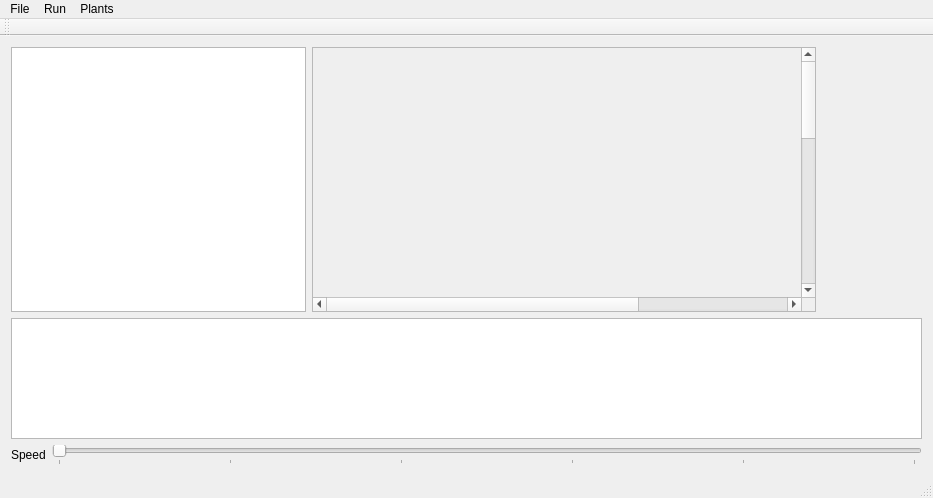
<?xml version="1.0" encoding="UTF-8"?>
<ui version="4.0">
 <class>MainWindow</class>
 <widget class="QMainWindow" name="MainWindow">
  <property name="geometry">
   <rect>
    <x>0</x>
    <y>0</y>
    <width>933</width>
    <height>498</height>
   </rect>
  </property>
  <property name="windowTitle">
   <string>QEvolve!</string>
  </property>
  <widget class="QWidget" name="centralWidget">
   <layout class="QVBoxLayout" name="verticalLayout_2">
    <item>
     <layout class="QHBoxLayout" name="horizontalLayout">
      <item>
       <widget class="QTextBrowser" name="textBrowser">
        <property name="font">
         <font>
          <family>Consolas</family>
         </font>
        </property>
       </widget>
      </item>
      <item>
       <widget class="QScrollArea" name="laboratoryScrollArea">
        <property name="sizePolicy">
         <sizepolicy hsizetype="Expanding" vsizetype="Expanding">
          <horstretch>0</horstretch>
          <verstretch>0</verstretch>
         </sizepolicy>
        </property>
        <property name="widgetResizable">
         <bool>false</bool>
        </property>
        <widget class="Laboratory" name="laboratory" native="true">
         <property name="geometry">
          <rect>
           <x>0</x>
           <y>0</y>
           <width>720</width>
           <height>720</height>
          </rect>
         </property>
        </widget>
       </widget>
      </item>
      <item>
       <widget class="SpeciesButtonLayoutWidget" name="speciesButtons" native="true">
        <property name="minimumSize">
         <size>
          <width>100</width>
          <height>0</height>
         </size>
        </property>
       </widget>
      </item>
     </layout>
    </item>
    <item>
     <widget class="QChartView" name="chartView"/>
    </item>
    <item>
     <layout class="QHBoxLayout" name="horizontalLayout_2">
      <item>
       <widget class="QLabel" name="speedLabel">
        <property name="text">
         <string>Speed</string>
        </property>
       </widget>
      </item>
      <item>
       <widget class="QSlider" name="speedSlider">
        <property name="maximum">
         <number>5000</number>
        </property>
        <property name="singleStep">
         <number>100</number>
        </property>
        <property name="pageStep">
         <number>1000</number>
        </property>
        <property name="value">
         <number>0</number>
        </property>
        <property name="orientation">
         <enum>Qt::Horizontal</enum>
        </property>
        <property name="tickPosition">
         <enum>QSlider::TicksBelow</enum>
        </property>
        <property name="tickInterval">
         <number>1000</number>
        </property>
       </widget>
      </item>
     </layout>
    </item>
   </layout>
  </widget>
  <widget class="QMenuBar" name="menuBar">
   <property name="geometry">
    <rect>
     <x>0</x>
     <y>0</y>
     <width>933</width>
     <height>21</height>
    </rect>
   </property>
   <widget class="QMenu" name="menuFile">
    <property name="title">
     <string>File</string>
    </property>
   </widget>
   <widget class="QMenu" name="menuRun">
    <property name="title">
     <string>Run</string>
    </property>
    <addaction name="actionStart"/>
    <addaction name="actionReset"/>
   </widget>
   <widget class="QMenu" name="menuPlants">
    <property name="title">
     <string>Plants</string>
    </property>
    <addaction name="actionPlantOneGroup"/>
    <addaction name="actionPlantTwoGroups"/>
    <addaction name="actionPlantRandom"/>
   </widget>
   <addaction name="menuFile"/>
   <addaction name="menuRun"/>
   <addaction name="menuPlants"/>
  </widget>
  <widget class="QToolBar" name="mainToolBar">
   <attribute name="toolBarArea">
    <enum>TopToolBarArea</enum>
   </attribute>
   <attribute name="toolBarBreak">
    <bool>false</bool>
   </attribute>
  </widget>
  <widget class="QStatusBar" name="statusBar"/>
  <action name="actionStart">
   <property name="text">
    <string>Start / Stop</string>
   </property>
   <property name="shortcut">
    <string>Space</string>
   </property>
  </action>
  <action name="actionReset">
   <property name="text">
    <string>Reset</string>
   </property>
  </action>
  <action name="actionPlantOneGroup">
   <property name="checkable">
    <bool>true</bool>
   </property>
   <property name="text">
    <string>One Group</string>
   </property>
  </action>
  <action name="actionPlantTwoGroups">
   <property name="checkable">
    <bool>true</bool>
   </property>
   <property name="text">
    <string>Two Groups</string>
   </property>
  </action>
  <action name="actionPlantRandom">
   <property name="checkable">
    <bool>true</bool>
   </property>
   <property name="text">
    <string>Random</string>
   </property>
  </action>
 </widget>
 <layoutdefault spacing="6" margin="11"/>
 <customwidgets>
  <customwidget>
   <class>Laboratory</class>
   <extends>QWidget</extends>
   <header>laboratory.h</header>
   <container>1</container>
  </customwidget>
  <customwidget>
   <class>SpeciesButtonLayoutWidget</class>
   <extends>QWidget</extends>
   <header>speciesbuttonlayoutwidget.h</header>
   <container>1</container>
  </customwidget>
  <customwidget>
   <class>QChartView</class>
   <extends>QGraphicsView</extends>
   <header>QtCharts</header>
  </customwidget>
 </customwidgets>
 <resources/>
 <connections/>
</ui>
